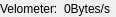
<?xml version="1.0" encoding="UTF-8"?>
<ui version="4.0">
 <class>SAKVelometerToolUi</class>
 <widget class="QWidget" name="SAKVelometerToolUi">
  <property name="geometry">
   <rect>
    <x>0</x>
    <y>0</y>
    <width>116</width>
    <height>17</height>
   </rect>
  </property>
  <property name="minimumSize">
   <size>
    <width>0</width>
    <height>0</height>
   </size>
  </property>
  <property name="windowTitle">
   <string>Form</string>
  </property>
  <layout class="QHBoxLayout" name="horizontalLayout">
   <property name="leftMargin">
    <number>0</number>
   </property>
   <property name="topMargin">
    <number>0</number>
   </property>
   <property name="rightMargin">
    <number>0</number>
   </property>
   <property name="bottomMargin">
    <number>0</number>
   </property>
   <item>
    <widget class="QLabel" name="label">
     <property name="text">
      <string>Velometer:</string>
     </property>
    </widget>
   </item>
   <item>
    <widget class="QLabel" name="labelVelocity">
     <property name="sizePolicy">
      <sizepolicy hsizetype="Preferred" vsizetype="Preferred">
       <horstretch>0</horstretch>
       <verstretch>0</verstretch>
      </sizepolicy>
     </property>
     <property name="text">
      <string notr="true">0Bytes/s</string>
     </property>
    </widget>
   </item>
  </layout>
 </widget>
 <resources/>
 <connections/>
</ui>
